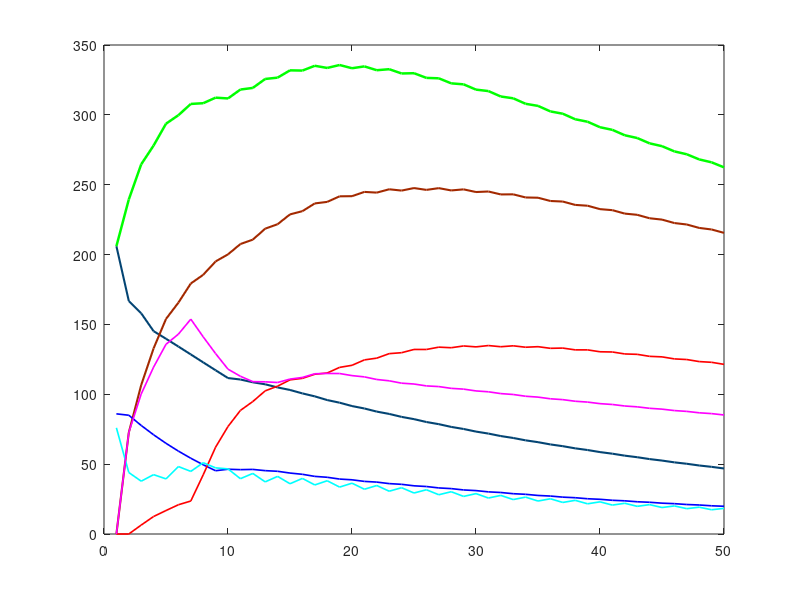

Write MATLAB code to recreate this figure. (Note: this script raises an error after producing the figure.)
clear all;
%%
%Condor model
function [t, wildJuveniles, wildAdults, wildTotal, captiveJjuveniles, captiveadults, captivetotal, totalBirds] = runCondorModel()
% initialization of variables and Rates

doubleClutching = true;

captiveBirthRate =  0.9; % The Female birth Rate assuming double clutching
if doubleClutching == true
    captiveBirthRate = captiveBirthRate * 2;
end
wildBirthRate = 0.3729; % wild female birth rate

num_years = 50; % simulation time in years
t = 1: num_years;

releaseRate = 0.8; % the release rate
keepRate = 1 - releaseRate; % the keep rate of juvy condors

adultMortalityRate = 0.086; % adult mortality rate
juvenileMortalityRate = 0.086; % juv mortality rate
year1MortalityRate = 0.086;
juvenileSurvivalRate = 1 - juvenileMortalityRate; % juv survival rate
adultSurvivalRate = 1 - adultMortalityRate; % adult survival rate
year1SurvivalRate = 1 - year1MortalityRate;

captiveCapacity = 150;
wildCapacity = 400;



% Define arrays and fill with 0's ahead of time to pre-allocate space
%arrays start at 1 in matlab not 0... odd 
%captive and wild groups, vectors 



Y0 = zeros(1, num_years);
Y1 = zeros(1, num_years);
Y2 = zeros(1, num_years);
Y3 = zeros(1, num_years);
Y4 = zeros(1, num_years);
Y5 = zeros(1, num_years);
Y6 = zeros(1, num_years);
Y7 = zeros(1, num_years);
A  = zeros(1, num_years);




WY0 = zeros(1, num_years);
WY1 = zeros(1, num_years);
WY2 = zeros(1, num_years);
WY3 = zeros(1, num_years);
WY4 = zeros(1, num_years);
WY5 = zeros(1, num_years);
WY6 = zeros(1, num_years);
WY7 = zeros(1, num_years);
WY8 = zeros(1, num_years);
WA  = zeros(1, num_years);

% setting initial conditions
% initial conditions derived from 2022 population data
% https://www.nps.gov/articles/000/caco-world-2022.htm
% initial conditions assume all wild condors can breed together,
% which is not necessarily the case.

Y0(1) = 44;
Y1(1) = 39;
Y2(1) = 7;
Y3(1) = 8;
Y4(1) = 7;
Y5(1) = 8;
Y6(1) = 7;
Y7(1) = 8;
A(1) = 86;
% Actual wild population is over our assumed carrying capacity, so start
% our simulation assuming no wild Condors.

for yr = 2: num_years
    
    captiveTotalPrev = Y0(yr-1) + Y1(yr-1) + Y2(yr-1) + Y3(yr-1) + Y4(yr-1) + Y5(yr-1) + Y6(yr-1) + A(yr-1);

    wildTotalPrev = WY0(yr-1) + WY1(yr-1) + WY2(yr-1) + WY3(yr-1) + WY4(yr-1) + WY5(yr-1) + WY6(yr-1) + WY7(yr-1) + WA(yr-1);
    
    wildCarryingCapacity = 1 - (wildTotalPrev / wildCapacity); % we might have to add a clamp here to prevent a negative value subtracting born chicks

    

    %If total captive population is less than our capacity, release 80% of
    %year-1 juveniles each year
    if captiveTotalPrev <= captiveCapacity 
        
        %captive condor section
        
        adultsEligibleToReproduce = A(yr-1) / 2; %assume 50% of adults are female

        %If we're not double clutching, we have to subtract the adults
        %eligible to reproduce by the number of year 0 chicks, to account
        %for adults that are busy raising chicks and won't reproduce that
        %year. If we are double-clutching, then this number is
        %approximately halved since human handlers are manually raising half of the
        %chicks on any given year
        if doubleClutching == true
            adultsEligibleToReproduce = adultsEligibleToReproduce - (Y0(yr-1)/2);
        else
            adultsEligibleToReproduce = adultsEligibleToReproduce - Y0(yr-1);
        end
        Y0(yr) = (adultsEligibleToReproduce * captiveBirthRate);  % just born
        
        Y1(yr) = Y0(yr-1);         % living out their first year, no release, birth rate accounts for first-year mortality
    
        Y2(yr) = Y1(yr-1) *  keepRate * year1SurvivalRate;   % start of pre-adult years
        Y3(yr) = Y2(yr-1) *  juvenileSurvivalRate;
        Y4(yr) = Y3(yr-1) *  juvenileSurvivalRate;
        Y5(yr) = Y4(yr-1) *  juvenileSurvivalRate;
        Y6(yr) = Y5(yr-1) *  juvenileSurvivalRate;   
        Y7(yr) = 0;   % end of pre-adult years
        A(yr) = A(yr-1) * adultSurvivalRate + (Y6(yr-1) * juvenileSurvivalRate);  % adults
      
        %wild condors
    
        wildadultsEligibleToReproduce = WA(yr-1) / 2;  %assume 50% of adults are female
        %see note on line 89. No double-clutching in the wild.
        wildadultsEligibleToReproduce = wildadultsEligibleToReproduce - WY0(yr-1);
        WY0(yr) = (wildadultsEligibleToReproduce * wildBirthRate * wildCarryingCapacity);  % just born
    
        WY1(yr) = WY0(yr-1);         
    
        WY2(yr) = (WY1(yr-1) * year1SurvivalRate + (Y1(yr-1) * releaseRate * juvenileSurvivalRate));   % start of juv years
        WY3(yr) = WY2(yr-1) * juvenileSurvivalRate;
        WY4(yr) = WY3(yr-1) * juvenileSurvivalRate;
        WY5(yr) = WY4(yr-1) * juvenileSurvivalRate;
        WY6(yr) = WY5(yr-1) * juvenileSurvivalRate;   
        WY7(yr) = WY6(yr-1) * juvenileSurvivalRate; 
        WY8(yr) = 0;        % end of juv years
        WA(yr) = WA(yr-1) * adultSurvivalRate + (WY7(yr-1) * juvenileSurvivalRate);  % adults
    else 
        
        %otherwise, captive population has reached capacity - release all
        %juveniles to the wild
        adultsEligibleToReproduce = A(yr-1) / 2;  % assume 50% of adults are female
        %see note above on line 89
        if doubleClutching == true
            adultsEligibleToReproduce = adultsEligibleToReproduce - (Y0(yr-1)/2);
        else
            adultsEligibleToReproduce = adultsEligibleToReproduce - Y0(yr-1);
        end
        Y0(yr) = (adultsEligibleToReproduce * captiveBirthRate);  % just born
        Y1(yr) = Y0(yr-1);         % living out their first year, no release
        Y2(yr) = 0;   % start of pre-adult years
        Y3(yr) = 0;
        Y4(yr) = 0;
        Y5(yr) = 0;
        Y6(yr) = 0;   
        Y7(yr) = 0;   % end of pre-adult years
        A(yr) = A(yr-1) * adultSurvivalRate + Y6(yr-1) * juvenileSurvivalRate;  % adults
        %wild condors
        wildadultsEligibleToReproduce = WA(yr-1) / 2;  % assume 50% of adults are female
        %see note on line 89. No double-clutching in the wild.
        wildadultsEligibleToReproduce = wildadultsEligibleToReproduce - WY0(yr-1);
        WY0(yr) = (wildadultsEligibleToReproduce * wildBirthRate * wildCarryingCapacity);  % just born
        WY1(yr) = WY0(yr-1);         % living out their first year, no release
        WY2(yr) = WY1(yr-1) * year1SurvivalRate + (Y1(yr-1) * year1SurvivalRate);   % start of juv years
        WY3(yr) = WY2(yr-1) * juvenileSurvivalRate + Y2(yr-1);
        WY4(yr) = WY3(yr-1) * juvenileSurvivalRate + Y3(yr-1);
        WY5(yr) = WY4(yr-1) * juvenileSurvivalRate + Y4(yr-1);
        WY6(yr) = WY5(yr-1) * juvenileSurvivalRate + Y5(yr-1);   
        WY7(yr) = WY6(yr-1) * juvenileSurvivalRate + Y6(yr-1); 
        WY8(yr) = 0;        % end of juv years
        WA(yr) = (WA(yr-1) * adultSurvivalRate) + (WY7(yr-1) * juvenileSurvivalRate);  % adults
    
    
    end
    
end
% Group totals for plotting
% combining arrays to account for the correct groups for captive 
captiveJjuveniles = Y1 + Y2 + Y3 + Y4 + Y5 + Y6;
captiveadults    = A;
captivetotal     = Y0 + captiveJjuveniles + captiveadults;
wildJuveniles = WY1 + WY2 + WY3 + WY4 + WY5 + WY6 + WY7;
wildAdults    = WA;
wildTotal     = WY0 + wildJuveniles + wildAdults;
totalBirds = wildTotal + captivetotal;
end
%%

Captivecap = 150;
Wildcap = 400;

[t, Wjuveniles, Wadults, Wtotal, Cjuveniles, Cadults, Ctotal, TotalBirds] = runCondorModel();
figure;
plot(t, Ctotal, 'Color', '#034473', 'LineWidth', 1.5); hold on;
plot(t, Wtotal,'Color',  '#a32900', 'LineWidth', 1.5);
plot(t, Cadults, 'b', 'LineWidth', 1.2);
plot(t, Wadults, 'r', 'LineWidth', 1.2);
plot(t,Cjuveniles, 'c', 'LineWidth',1.2);
plot(t,Wjuveniles, 'm', 'LineWidth',1.2);
plot(t, TotalBirds, 'g', 'LineWidth', 1.8);
yline(Captivecap,'--c', 'LineWidth', 2.5);
yline(Wildcap,'--r', 'LineWidth', 2.5);
grid on;

legend('Captive Total', 'Wild Total', 'Captive Adults', 'Wild Adults', 'Captive Juveniles', 'Wild Juveniles','TotalBirds','Captivecap', 'Wildcap', 'Location', 'northwest');
xlabel('Years');
ylabel('Number of Female Condors');
title('Captive and Wild Condor Populations (Project 3)');
